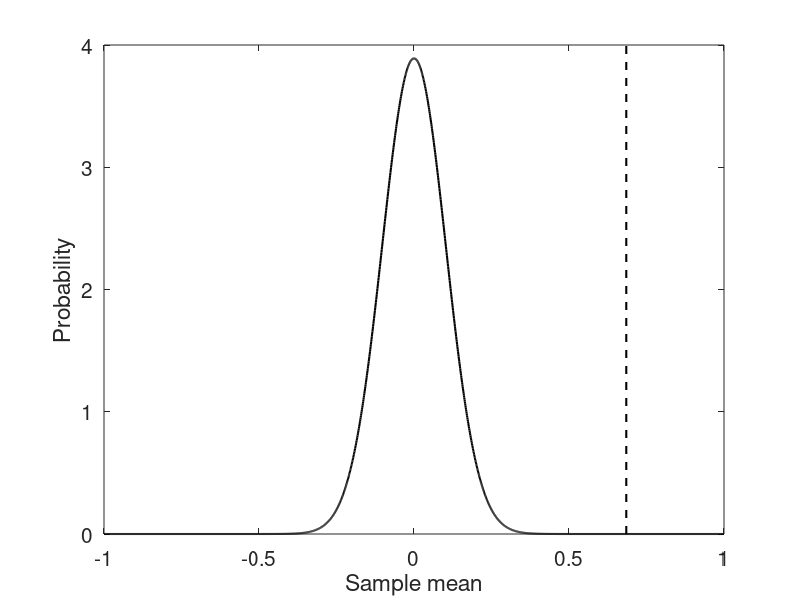
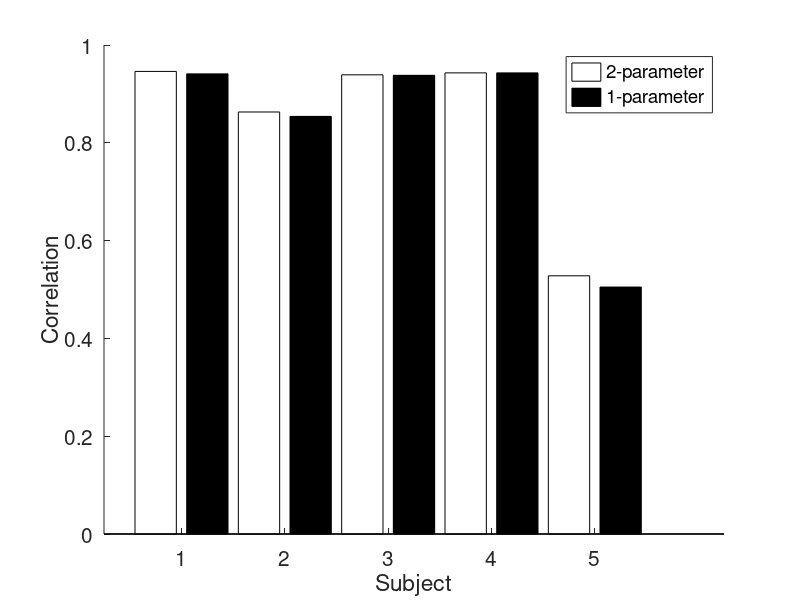
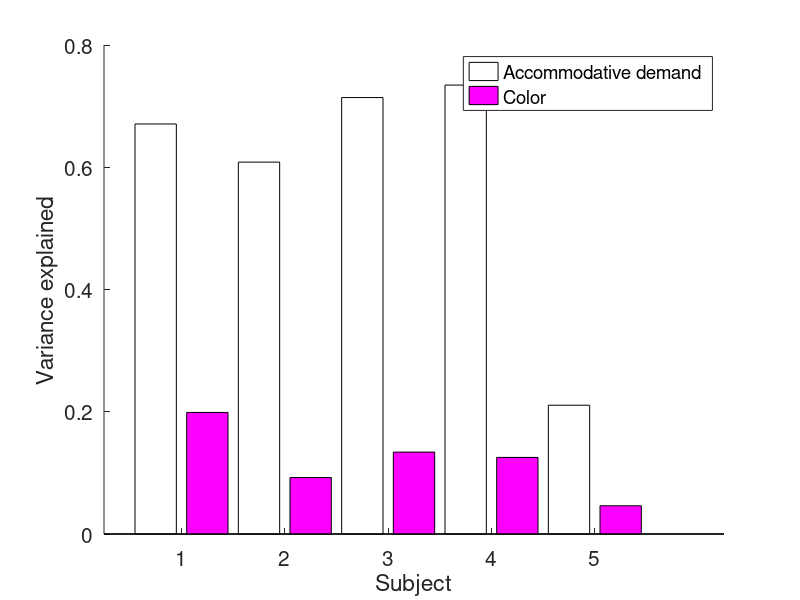
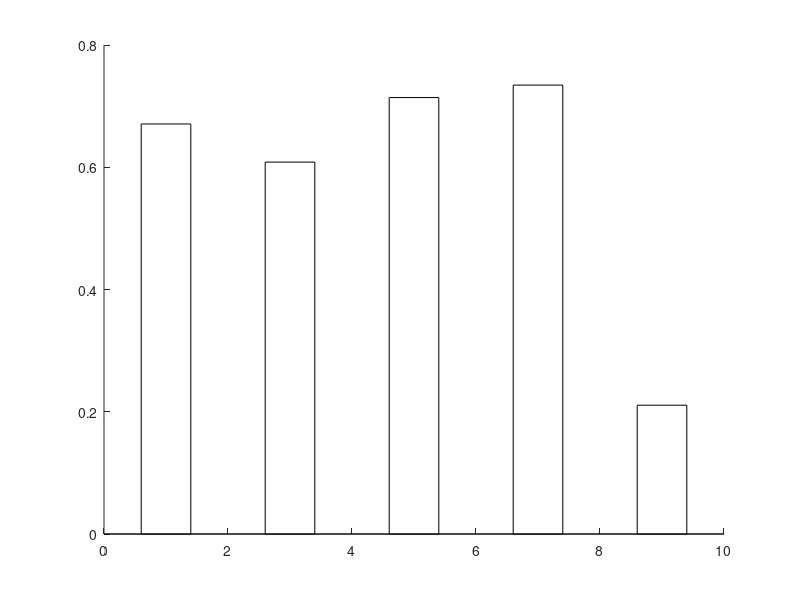

The MATLAB script that drew these images, in order: (Note: this script raises an error after producing the figures.)
%% ACTUAL POWER ANALYSIS

weightsR = [0.7125 0.1385 0.2997 0.2011 0.2584 0.2179 0.2376 0.2932];
weightsB = [-0.5044 -0.2884 -0.6663 -0.1809 -0.3804 -0.1181 -0.4334 -0.5439];
addVarExplClr = weightsR-weightsB;

%% JUST CHECKING EXPRESSION FOR STD ERROR OF THE MEAN

for i = 1:10000
    smpAddVar = randsample(addVarExplClr,8,true);
    muSmpAddVar(i) = mean(smpAddVar);
end

xSupport = -1:0.001:1;
pMu = normpdf(xSupport,0,std(muSmpAddVar));

figure;
plot(xSupport,pMu,'k','LineWidth',1.5); hold on;
plot(mean(muSmpAddVar).*[1 1],ylim,'k--','LineWidth',1.5);
set(gca,'FontSize',15);
xlabel('Sample mean'); ylabel('Probability');

%% COMPARE TWO-PARAMETER VS ONE-PARAMETER COLOR MODELS

twoParamR2 = [0.946 0.863 0.939 0.943 0.528];

oneParamR2 = [0.941 0.854 0.938 0.943 0.505];

figure;
hold on;
bar([1 3 5 7 9],twoParamR2,0.4,'FaceColor','w');
bar([2 4 6 8 10],oneParamR2,0.4,'FaceColor','k');
set(gca,'FontSize',15);
xlabel('Subject'); ylabel('Correlation');
set(gca,'XTick',[1.5 3.5 5.5 7.5 9.5]);
set(gca,'XTickLabel',{'1' '2' '3' '4' '5'});
legend({'2-parameter' '1-parameter'});

%%

varColor = [0.1989 0.0924 0.1340 0.1253 0.0462];

varAccStim = [0.6708 0.6084 0.7140 0.7344 0.2107];

figure;
hold on;
bar([1 3 5 7 9],varAccStim,0.4,'FaceColor','w');
bar([2 4 6 8 10],varColor,0.4,'FaceColor','m');
set(gca,'FontSize',15);
xlabel('Subject'); ylabel('Variance explained');
set(gca,'XTick',[1.5 3.5 5.5 7.5 9.5]);
set(gca,'XTickLabel',{'1' '2' '3' '4' '5'});
legend({'Accommodative demand' 'Color'});

%%

varColor = [0.1989 0.0924 0.1340 0.1253 0.0462];

varAccStim = [0.6708 0.6084 0.7140 0.7344 0.2107];

figure;
hold on;
bar([1 3 5 7 9],varAccStim,0.4,'FaceColor','w');
bar([2 4 6 8 10],addVarExplClr,0.4,'FaceColor','m');
set(gca,'FontSize',15);
xlabel('Subject'); ylabel('Variance explained');
set(gca,'XTick',[1.5 3.5 5.5 7.5 9.5]);
set(gca,'XTickLabel',{'1' '2' '3' '4' '5'});
legend({'Accommodative demand' 'Color'});

%% COMPARE WEIGHTING MODEL AND SWITCHING MODEL

% weightingModelRho = [0.946 0.863 0.939 0.943 0.528 0.971 0.853];
% switchingModelRho = [0.901 0.799 0.905 0.925 0.51  0.943 0.835];
% 
% 
% figure;
% hold on;
% bar([1 3 5 7 9 11 13],weightingModelRho.^2,0.4,'FaceColor','w');
% bar([2 4 6 8 10 12 14],switchingModelRho.^2,0.4,'FaceColor','k');
% set(gca,'FontSize',15);
% xlabel('Subject'); ylabel('Variance Explained');
% set(gca,'XTick',[1.5 3.5 5.5 7.5 9.5 11.5 13.5]);
% set(gca,'XTickLabel',{'1' '2' '3' '4' '5' '6' '7'});
% legend({'Weighting' 'Switching'});

sn = [18 23 24 25 26 27 28 29 30 31 32 33];
rhoSwitchAll = [];
rhoFullAll = [];
rhoNoColorAll = [];
weightsRBSall = [];
rhoColorAll = [];
rhoColorSwitchAll = [];
dAll = [];
aicSwitchAll = [];
aicLinAll = [];
aicNoColorAll = [];
weightsRBSciAll = [];

% for i = 1:length(sn)
%     [d, wS, rbThreshold, rhoSwitch, rhoColorSwitch, aicSwitch] = ARCnlz_linearSwitching(sn(i),false);
%     rhoSwitchAll(i) = rhoSwitch;
%     rhoColorSwitchAll(i) = rhoColorSwitch;
%     dAll(i) = d;
%     aicSwitchAll(i) = aicSwitch;
%     display(['Done with subject ' num2str(i)]);
% end

for i = 1:length(sn)
    [weightsRBS1_x, weightsRBS1_y, rhoFull, rhoNoColor, rhoColor, aicLin, aicNoColor, weightsRBSci] = ARCnlz_linearModelnobias(sn(i),false,1000,0);
    rhoFullAll(i) = rhoFull;
    rhoNoColorAll(i) = rhoNoColor;
    weightsRBSall(i,:) = weightsRBS1_x;
    rhoColorAll(i) = rhoColor;
    aicLinAll(i) = aicLin;
    aicNoColorAll(i) = aicNoColor;
    weightsRBSciAll(:,:,i) = weightsRBSci;
    display(['Done with subject ' num2str(i)]);
end

%% PLOT WEIGHTS

labelsCell = {};

figure;
% set(gcf,'Position',[262 314 1239 594]);
for i = 1:size(weightsRBSall,1)
    weightsRBSciTmp = squeeze(weightsRBSciAll(:,:,i));
    hold on;
    bar((3*(i-1)+1),weightsRBSall(i,1),'FaceColor','r');
    plot((3*(i-1)+1).*[1 1],[weightsRBSciTmp(1,1) weightsRBSciTmp(2,1)],'k-');
    bar((3*(i-1)+2),weightsRBSall(i,2),'FaceColor','b');
    plot((3*(i-1)+2).*[1 1],[weightsRBSciTmp(1,2) weightsRBSciTmp(2,2)],'k-');
%     bar(3,weightsRBSall(i,3),'FaceColor','k');
%     plot([3 3],[weightsRBSciTmp(1,3) weightsRBSciTmp(2,3)],'k-');
    labelsCell{i} = ['S' num2str(i)];
    set(gca,'FontSize',20);
    ylim(1.*[-1 1]);
    xlabel('Subject #');
    ylabel('Weight');
end
set(gca,'XTickLabel',labelsCell);
set(gca,'XTick',1.5:3:34.5);

figure;
% set(gcf,'Position',[262 314 1239 594]);
for i = 1:size(weightsRBSall,1)
    weightsRBSciTmp = squeeze(weightsRBSciAll(:,:,i));
    hold on;
    bar(i,weightsRBSall(i,3),'FaceColor','w','LineWidth',1);
    plot(i.*[1 1],[weightsRBSciTmp(1,3) weightsRBSciTmp(2,3)],'k-');
    set(gca,'XTick',[1:12]);
    set(gca,'XTickLabel',labelsCell);
    set(gca,'FontSize',20);
    ylim(1.*[0 1.15]);
    xlabel('Subject #');
    ylabel('Weight');
end

% Rscale = [1 1 1 1 1];
% figure;
% set(gca,'FontSize',15);
% hold on;
% plot([0 0.3],[0 1],'k--');
% for i = 1:length(dAll)
%     plot(dAll(i),Rscale(i)*weightsRBSall(i,1)-weightsRBSall(i,2),'ko','MarkerSize',10,'MarkerFaceColor','w');
%     text(dAll(i)+0.05,Rscale(i)*weightsRBSall(i,1)-weightsRBSall(i,2),['S' num2str(i)]);
% end
% axis square;
% xlabel('d'); ylabel('w_R - w_B');
% xlim([0 1.1]); ylim([0 1.1]);

%% PLOT VARIANCE EXPLAINED COMPARISONS

% figure;
% hold on;
% bar([1 4 7 10 13 16 19 22],rhoFullAll.^2,0.3,'FaceColor','w');
% % bar([2 5 8 11 14],rhoSwitchAll.^2,0.3,'FaceColor',[0.5 0.5 0.5]);
% bar([2 5 8 11 14 17 20 23],rhoNoColorAll.^2,0.3,'FaceColor','k');
% set(gca,'FontSize',15);
% xlabel('Subject'); ylabel('Proportion Variance Explained');
% set(gca,'XTick',[1.5 4.5 7.5 10.5 13.5 16.5 19.5 22.5]);
% set(gca,'XTickLabel',{'1' '2' '3' '4' '5' '6' '7' '8'});
% legend({'Weighting' 'No color'});

figure;
hold on;
bar(1:3:34,aicLinAll,0.3,'FaceColor','w');
% bar([2 5 8 11 14],aicSwitchAll,0.3,'FaceColor',[0.5 0.5 0.5]);
bar(2:3:35,aicNoColorAll,0.3,'FaceColor','k');
set(gca,'FontSize',15);
xlabel('Subject'); ylabel('AIC');
set(gca,'XTick',1.5:3:34.5);
set(gca,'XTickLabel',labelsCell);
legend({'Weighting' 'No color'});

%% PLOT VARIANCE EXPLAINED BY COLOR COMPARISONS

figure;
hold on;
bar([1 3 5 7 9 11],rhoColorAll.^2,0.4,'FaceColor','m');
bar([2 4 6 8 10 12],rhoColorSwitchAll.^2,0.4,'FaceColor',[0.5 0 0.5]);
set(gca,'FontSize',15);
xlabel('Subject'); ylabel('Variance Explained');
set(gca,'XTick',[1.5 3.5 5.5 7.5 9.5 11.5]);
set(gca,'XTickLabel',{'1' '2' '3' '4' '5' '6'});
legend({'Weighting' 'Switching'});

%% COMPARE WEIGHTS

redWeights = [0.7076 0.1043 0.3660 0.4499 0.2045 0.4052 0.2148];
blueWeights = [-0.2690 -0.4902 -0.2788 -0.3552 -0.0726 -0.2039 -0.1898];

%% COMPARE WITH AND WITHOUT BIAS TERM

sn = [17 11 16 19 21 23 24 25];
rhoFullAllnobias = [];
rhoFullBias = [];

for i = 1:length(sn)
    [weightsRBS1_xNoBias, weightsRBS1_yNoBias, rhoFull, rhoNoColor, rhoColor] = ARCnlz_linearModelnobias(sn(i),false);
    rhoFullAllnobias(i) = rhoFull;
    display(['Done with subject ' num2str(i)]);
end

for i = 1:length(sn)
    [weightsRBS1_x, weightsRBS1_y, rhoFull, rhoNoColor, rhoColor] = ARCnlz_linearModel(sn(i),false);
    rhoFullAllBias(i) = rhoFull;
    display(['Done with subject ' num2str(i)]);
end

%% PLOT VARIANCE EXPLAINED WITH AND WITHOUT BIAS TERM

figure;
hold on;
bar([1 3 5 7 9 11 13 15],rhoFullAllBias.^2,0.4,'FaceColor','k');
bar([2 4 6 8 10 12 14 16],rhoFullAllnobias.^2,0.4,'FaceColor','w');
set(gca,'FontSize',15);
xlabel('Subject'); ylabel('Variance Explained');
set(gca,'XTick',[1.5 3.5 5.5 7.5 9.5 11.5 13.5 15.5]);
set(gca,'XTickLabel',{'1' '2' '3' '4' '5' '6' '7' '8'});
legend({'With bias' 'No bias'});

%% COMPARE 3-PARAMETER AND 2-PARAMETER MODELS

sn = [18 23 24 26 27];
rhoFullAll = [];
rhoNoColorAll = [];
weightsRBSall = [];
rhoColorAll = [];

for i = 1:length(sn)
    [weightsRBS1_x, weightsRBS1_y, rhoFull, rhoNoColor, rhoColor] = ARCnlz_linearModelnobias(sn(i),false,1000);
    rhoFullAll(i) = rhoFull;
    rhoNoColorAll(i) = rhoNoColor;
    weightsRBSall(i,:) = weightsRBS1_x;
    rhoColorAll(i) = rhoColor;
    display(['Done with subject ' num2str(i)]);
end

save('/home/ben/Documents/ARchroma/params2paramModel','rhoFullAll','rhoNoColorAll','weightsRBSall');

%% COMPARE PARAMETERS FROM ALL TRIALS VS RANDOM ONLY TRIALS

load('/Users/benchin/Documents/ARchroma/cache/paramsAll.mat');
rhoFullAllAll = rhoFullAll;
weightsRBSallAll = weightsRBSall;
load('/Users/benchin/Documents/ARchroma/cache/paramsRandom.mat');
rhoFullAllRandom = rhoFullAll;
weightsRBSallRandom = weightsRBSall;

figure;
set(gcf,'Position',[318 247 1135 708]);
subplot(2,2,1);
set(gca,'FontSize',15);
hold on;
plot(rhoFullAllAll,rhoFullAllRandom,'ko','MarkerSize',10);
plot([0 1],[0 1],'k--');
xlabel('All trials'); ylabel('Random trials only'); title('Correlation');
axis square;
subplot(2,2,2);
set(gca,'FontSize',15);
hold on;
plot(weightsRBSallAll(:,3),weightsRBSallRandom(:,3),'ko','MarkerSize',10);
plot([0 1],[0 1],'k--');
xlabel('All trials'); ylabel('Random trials only'); title('Gain');
axis square;
subplot(2,2,3);
set(gca,'FontSize',15);
hold on;
plot([0 1],[0 1],'k--');
plot(weightsRBSallAll(:,1),weightsRBSallRandom(:,1),'ro','MarkerSize',10,'MarkerFaceColor','w');
xlabel('All trials'); ylabel('Random trials only'); title('Red weight');
axis square;
subplot(2,2,4);
set(gca,'FontSize',15);
hold on;
plot([-1 0],[-1 0],'k--');
plot(weightsRBSallAll(:,2),weightsRBSallRandom(:,2),'bo','MarkerSize',10,'MarkerFaceColor','w');
xlabel('All trials'); ylabel('Random trials only'); title('Blue weight');
axis square;

%% COMPARE 3-PARAMETER MODEL WITH 2-PARAMETER MODEL

load('/home/ben/Documents/ARchroma/params3paramModel.mat');
rhoFullAll3param = rhoFullAll;
weightsRBSall3param = weightsRBSall;
rhoNoColorAll3param = rhoNoColorAll;
load('/home/ben/Documents/ARchroma/params2paramModel.mat');
rhoFullAll2param = rhoFullAll;
weightsRBSall2param = weightsRBSall;
rhoNoColorAll2param = rhoNoColorAll;

figure;
hold on;
bar([1 4 7 10 13],rhoFullAll3param.^2,0.3,'FaceColor','w');
bar([2 5 8 11 14],rhoFullAll2param.^2,0.3,'FaceColor',[0.7 0.7 0.7]);
bar([3 6 9 12 15],rhoNoColorAll2param.^2,0.3,'FaceColor',[0 0 0]);
set(gca,'FontSize',15);
xlabel('Subject'); ylabel('Variance explained');
set(gca,'XTick',[2 5 8 11 14]);
set(gca,'XTickLabel',{'1' '2' '3' '4' '5'});
legend({'3-parameter' '2-parameter' 'No color'});

figure;
set(gcf,'Position',[251 387 1120 420]);
set(gca,'FontSize',15);
subplot(1,2,1);
hold on;
plot(weightsRBSall2param(:,1),weightsRBSall3param(:,1),'ro','MarkerSize',10);
plot([0 1],[0 1],'k--');
xlabel('2-param ratio'); ylabel('3-param w_R');
axis square;
subplot(1,2,2);
hold on;
plot(weightsRBSall2param(:,1),weightsRBSall3param(:,2),'bo','MarkerSize',10);
plot([-0.1 1],[0.1 -1],'k--');
xlabel('2-param ratio'); ylabel('3-param w_B');
axis square;

figure;
hold on;
bar([1 3 5 7 9 11 13 15],rhoFullAll2param.^2,0.4,'FaceColor','w');
bar([2 4 6 8 10 12 14 16],rhoNoColorAll2param.^2,0.4,'FaceColor','k');
set(gca,'FontSize',15);
xlabel('Subject'); ylabel('Variance explained');
set(gca,'XTick',[1.5 3.5 5.5 7.5 9.5 11.5 13.5 15.5]);
set(gca,'XTickLabel',{'1' '2' '3' '4' '5' '6' '7' '8'});
legend({'With color' 'No color'});

figure;
bar(1:8,rhoFullAll2param.^2 - rhoNoColorAll2param.^2,0.4,'FaceColor','w');
set(gca,'FontSize',15);
xlabel('Subject'); ylabel('Variance explained due to color');
set(gca,'XTick',1:9);
set(gca,'XTickLabel',{'1' '2' '3' '4' '5' '6' '7' '8'});

%% AIC ANALYSIS

sn = [18 23 24 26 27 29 32 33];
dAll1 = [];
rbThreshold1 = [];
aicSwitchAll1 = [];
dAll2 = [];
rbThreshold2 = [];
aicSwitchAll2 = [];
aicLinAll = [];
aicNoColorAll = [];
meanDiffPureRedVsBlue = [0.9607 1.0299 0.9122 0.1594 0.4769 0.2107 0.8158 0.3803];

for i = 1:length(sn)
    [d, wS, rbThreshold, rhoSwitch, rhoColorSwitch, aicSwitch] = ARCnlz_linearSwitching(sn(i),false,0);
    dAll1(i) = d;
    rbThreshold1(i) = rbThreshold;
    aicSwitchAll1(i) = aicSwitch;
    [d, wS, rbThreshold, rhoSwitch, rhoColorSwitch, aicSwitch] = ARCnlz_linearSwitching(sn(i),false,meanDiffPureRedVsBlue(i));
    dAll2(i) = d;
    rbThreshold2(i) = rbThreshold;
    aicSwitchAll2(i) = aicSwitch;    
    display(['Done with subject ' num2str(i)]);
end

for i = 1:length(sn)
    [weightsRBS1_x, weightsRBS1_y, rhoFull, rhoNoColor, rhoColor, aicLin, aicNoColor, weightsRBSci] = ARCnlz_linearModelnobias(sn(i),false,1000,0);
    aicLinAll(i) = aicLin;
    aicNoColorAll(i) = aicNoColor;
    display(['Done with subject ' num2str(i)]);
end

%% PLOT AIC ANALYSIS

figure;
set(gcf,'Position',[215 337 792 420]);
hold on;
bar([1 6 11 16 21 26 31 36],aicLinAll,0.18,'FaceColor','w');
bar([2 7 12 17 22 27 32 37],aicSwitchAll1,0.18,'FaceColor',[0.5 0.5 0.5]);
bar([3 8 13 18 23 28 33 38],aicSwitchAll2,0.18,'FaceColor',[0.25 0.25 0.25]);
bar([4 9 14 19 24 29 34 39],aicNoColorAll,0.18,'FaceColor','k');
set(gca,'FontSize',15);
xlabel('Subject'); ylabel('AIC');
set(gca,'XTick',[2.5 7.5 12.5 17.5 22.5 27.5 32.5 37.5]);
set(gca,'XTickLabel',{'1' '2' '3' '4' '5' '6' '7' '8'});
legend({'Weighting' 'Switch Float d' 'Switch fixed d' 'No color'});

figure;
set(gcf,'Position',[215 337 792 420]);
hold on;
bar([1 3 5 7 9  11 13 15],dAll1,0.4,'FaceColor','w');
bar([2 4 6 8 10 12 14 16],dAll2,0.4,'FaceColor',[0.5 0.5 0.5]);
% plot(xlim,0.35.*[1 1],'k--');
set(gca,'FontSize',15);
xlabel('Subject'); ylabel('Switching d');
set(gca,'XTick',[1.5 3.5 5.5 7.5 9.5 11.5 13.5 15.5]);
set(gca,'XTickLabel',{'1' '2' '3' '4' '5' '6' '7' '8'});
legend({'Switch Float d' 'Switch constrained d'});

figure;
set(gcf,'Position',[215 337 792 420]);
hold on;
bar([1 3 5 7 9  11 13 15],rbThreshold1,0.4,'FaceColor','w');
bar([2 4 6 8 10 12 14 16],rbThreshold2,0.4,'FaceColor',[0.5 0.5 0.5]);
set(gca,'FontSize',15);
xlabel('Subject'); ylabel('Switching threshold');
set(gca,'XTick',[1.5 3.5 5.5 7.5 9.5 11.5 13.5 15.5]);
set(gca,'XTickLabel',{'1' '2' '3' '4' '5' '6' '7' '8'});
legend({'Switch Float d' 'Switch 0.35 d'});
ylim([-0.5 0.5]);

%% COMPARING OUTPUTS OF LINEAR AND SWITCHING MODELS

subjNumber = [18 23 24 26 27 29 32 33];

figure;
set(gcf,'Position',[105 245 1479 647]);  
for i = 1:length(subjNumber)
    [d, wS, rbThreshold, rhoSwitch, rhoColorSwitch, aic, trialMeansSwitch] = ARCnlz_linearSwitching(subjNumber(i),0,0);
    [weightsRBS1_x, weightsRBS1_y, rhoFull, rhoNoColor, rhoColor, aic, aicNoColor, weightsRBSci, trialMeansLin] = ARCnlz_linearModelnobias(subjNumber(i),0,100,0);
    subplot(2,4,i);
    plot(trialMeansLin,trialMeansSwitch,'ko'); hold on;
    plotExtent = max([xlim ylim]);
    plot(plotExtent.*[-1 1],plotExtent.*[-1 1],'k--');
    xlim(plotExtent.*[-1 1]);
    ylim(plotExtent.*[-1 1]);
    axis square;
    set(gca,'FontSize',12);
    xlabel('Linear model prediction');
    ylabel('Switching model prediction');    
end
